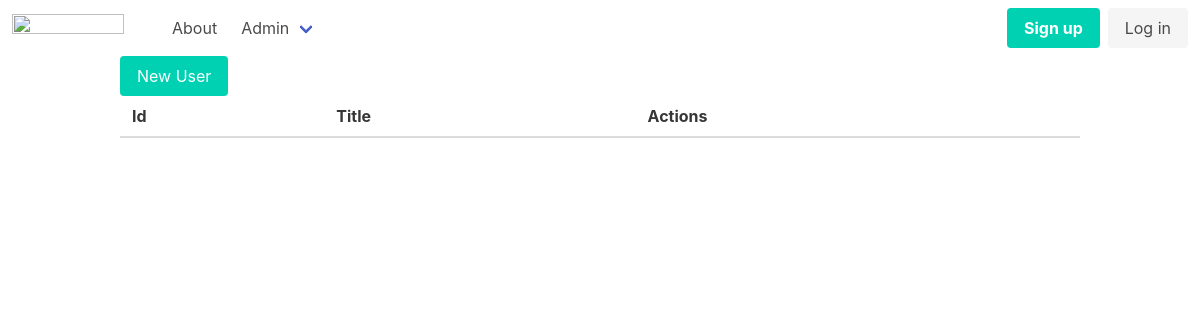
The page /admin/users on the database as committed earlier.
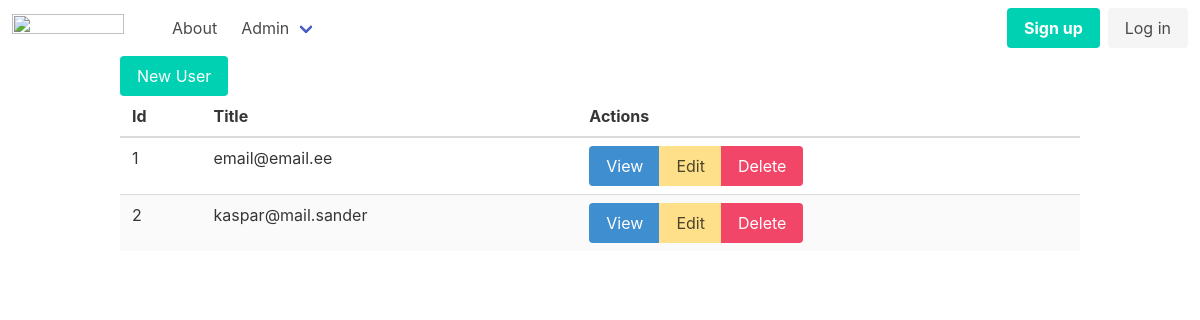
The same page on the database as committed later.
### tables this page shows
CREATE TABLE "users"
(
    id       integer
        constraint table_name_pk
            primary key autoincrement,
    email    text not null
        constraint table_name_pk2
            unique,
    password text not null
);

### helpers.php (called while the page is built, shortened)
<?php
function view($viewName, $vars = []){
    extract($vars);
    include __DIR__ . "/views/$viewName.php";
}

### src/Controllers/UserController.php (called while the page is built, shortened)
<?php
class UserController {
    public function index() {
        $users = User::all();
        view('users/index', compact('users'));
    }
}

### src/DB.php (called while the page is built, shortened)
<?php
class DB {
    private $conn;
    public function __construct(){
        try {
            $this->conn = new PDO("sqlite:db.sqlite");
            $this->conn->setAttribute(PDO::ATTR_ERRMODE, PDO::ERRMODE_EXCEPTION);
        } catch(PDOException $e) {
            echo "Connection failed: " . $e->getMessage();
        }
    }
    public function all($table, $class){
        $stmt = $this->conn->prepare("SELECT * FROM $table");
        $stmt->execute();
        return $stmt->fetchAll();
    }
}

### src/Models/Model.php (called while the page is built, shortened)
<?php
class Model {
    public static $table;
    public static function all(){
        $db = new DB();
        return $db -> all(static::$table, static::class);
    }
}

### views/users/index.php (the view)
<?php include __DIR__ . '/../partials/header.php' ?>
    <div class="container">
        <a href="/admin/users/new" class="button is-primary">New User</a>
        <table class="table is-striped is-fullwidth">
        <thead>
            <th>
                Id
            </th>
            <th>
                Title
            </th>
            <th>
                Actions
            </th>
        </thead>
                <tbody>
                    <?php foreach ($users as $user):?>
                    <tr>
                        <td><?=$user->id?></td>
                        <td><?=$user->email?></td>
                        <td>
                            <div class="buttons has-addons">
                                <a class="button is-info" href="/admin/users/view?id=<?=$user->id?>">View</a>
                                <a class="button is-warning" href="/admin/users/edit?id=<?=$user->id?>">Edit</a>
                                <a class="button is-danger" href="/admin/users/delete?id=<?=$user->id?>">Delete</a>
                            </div>
                        </td>
                    </tr>
                    <?php endforeach; ?>
                </tbody>
            </table>
    </div>
<?php include __DIR__ . '/../partials/footer.php' ?>

Rows that differ between the two databases and show on the page:
added users: id "1", email "email@email.ee"
added users: id "2", email "kaspar@mail.sander"
